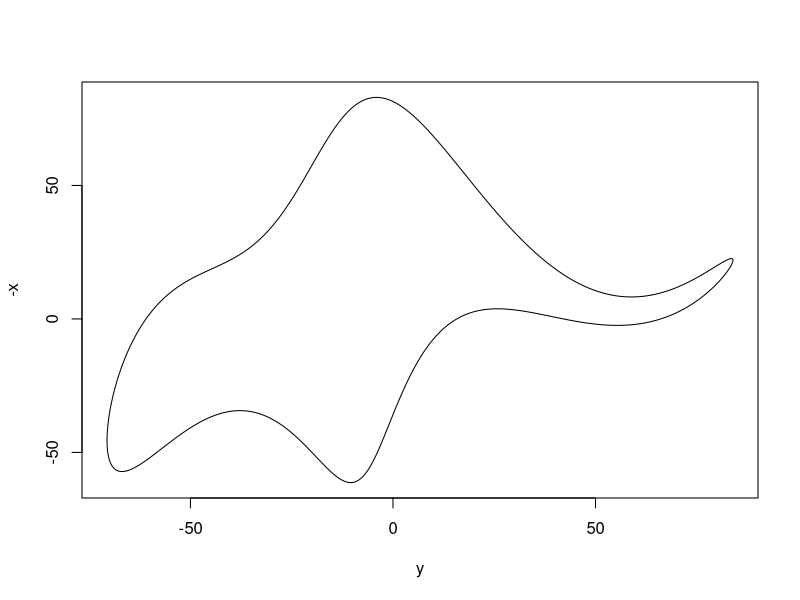

Source code (R):

# Parameters (complex numbers)

  p1 <- 50-30i
  p2 <- 18+8i
  p3 <- 12-10i
  p4 <- -14-60i

  Cx <- c(0,50i,18i,12,0,-14)
  Cy <- c(0,-60-30i,8i,-10i,0,0)

# t, parameter that can be interpreted as the elapsed time while going along
# the path of the contour
  
  t <- seq(0,2*pi,length.out = 1000)

# X-coordinates
  
  x <- c()
  
  A <- c(0,0,0,12,0,-14)  # Real part of Cx
  B <- c(0,50,18,0,0,0)   # Imaginary part of Cx
  
  for(i in 1:length(t)){
    k <- 0:5
    x[i] <- sum(A*cos(k*t[i]) + B*sin(k*t[i])) # Eq 1
  }
  
# Y-coordinates
  
  y <- c()
  
  A <- c(0,-60,0,0,0,0)     # Real part of Cy
  B <- c(0,-30,8,-10,0,0)   # Imaginary part of Cy
  
  for(i in 1:length(t)){
    k <- 0:5
    y[i] <- sum(A*cos(k*t[i]) + B*sin(k*t[i])) # Eq 2
  }
  
# Function to draw the elephant

  plot(y,-x,type='l')
  
  